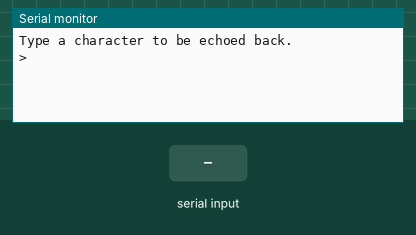
Bench run of a program on a simulated STM32 Nucleo. Shown: the last lines printed to the serial monitor. The test bench sets the inputs (shaded band).

Above: at 1.2 s.
1.3 s: "1\n" received over Serial
At 2.5 s:
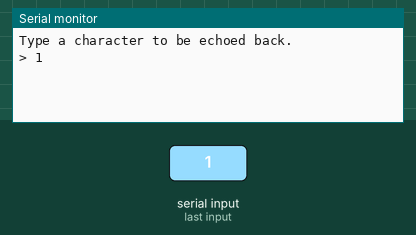
2.8 s: "0\n" received over Serial
At 3.6 s:
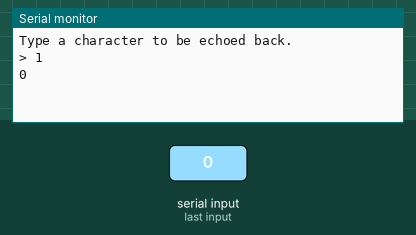
4.3 s: "2\n" received over Serial
At 4.7 s:
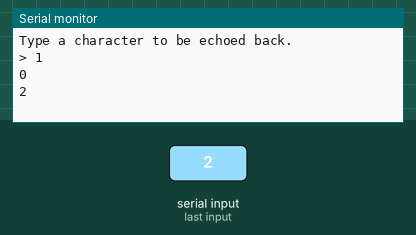

Measured:
- after the input at 1.3 s, the serial monitor: prints a new line at once (image 1)
- after the input at 2.8 s, the serial monitor: prints a new line at once (image 2)
- after the input at 4.3 s, the serial monitor: prints a new line at once (image 3)

The program:

main.cpp
```cpp
#include <Arduino.h>

String line = "";

void setup()
{
  // put your setup code here, to run once:
  Serial.begin(115200);
  Serial.print("Type a character to be echoed back.\n");
  Serial.print("> ");
}

void loop()
{
  // put your main code here, to run repeatedly:
  // send data only when you receive data:
  if (Serial.available() > 0)
  {
    // read the incoming byte:
    char incomingByte = Serial.read();
    if (incomingByte != '\r')
    {
      line += incomingByte;
      Serial.print(incomingByte);
    }
    else
    {
      // say what you got:
      Serial.print("\n");
      Serial.print("You typed: ");
      Serial.print(line);
      Serial.print("\n> ");
      line = "";
    }
  }
}
```
